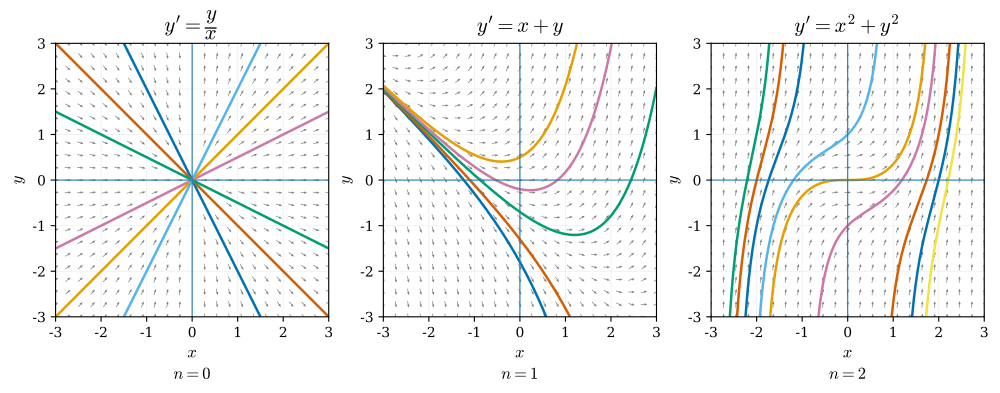

The script that saved this image:
import numpy as np
import matplotlib.pyplot as plt
from pathlib import Path


# ============================================================
# Matplotlib / LaTeX 风格
# ============================================================

plt.rcParams.update({
    "font.family": "serif",
    "mathtext.fontset": "cm",
    "axes.unicode_minus": False,
})


# ============================================================
# 绘图范围
# ============================================================

X_MIN, X_MAX = -3, 3
Y_MIN, Y_MAX = -3, 3

DENSITY = 23


# ============================================================
# 四阶 Runge-Kutta
# ============================================================

def rk4(f, x0, y0, x_end, step=0.003):
    """
    从初始点 (x0, y0) 出发，
    使用四阶 Runge-Kutta 方法求解

        y' = f(x, y)

    当解发散或离开计算范围时停止。
    """

    direction = 1 if x_end > x0 else -1
    h = direction * step

    x_list = [x0]
    y_list = [y0]

    x = x0
    y = y0

    max_steps = int(abs(x_end - x0) / step) + 1

    for _ in range(max_steps):

        # 到达终点
        if direction > 0 and x >= x_end:
            break

        if direction < 0 and x <= x_end:
            break

        # 最后一步
        if direction > 0:
            h_now = min(h, x_end - x)
        else:
            h_now = max(h, x_end - x)

        try:

            k1 = f(x, y)

            k2 = f(
                x + h_now / 2,
                y + h_now * k1 / 2
            )

            k3 = f(
                x + h_now / 2,
                y + h_now * k2 / 2
            )

            k4 = f(
                x + h_now,
                y + h_now * k3
            )

            y_new = y + h_now * (
                k1
                + 2 * k2
                + 2 * k3
                + k4
            ) / 6

        except (
            OverflowError,
            FloatingPointError
        ):
            break

        x_new = x + h_now

        # 数值发散
        if not np.isfinite(y_new):
            break

        # 提前停止，避免数值爆炸
        if abs(y_new) > 10:
            break

        x = x_new
        y = y_new

        x_list.append(x)
        y_list.append(y)

    return np.array(x_list), np.array(y_list)


# ============================================================
# 三个不同次数的齐次微分方程
#
# n = 0:
#
#       y' = y/x
#
# n = 1:
#
#       y' = x+y
#
# n = 2:
#
#       y' = x^2+y^2
# ============================================================

equations = [
    {
        "f": lambda x, y: y / x,
        "title": r"$y'=\dfrac{y}{x}$",
        "degree": r"$n=0$",
    },

    {
        "f": lambda x, y: x + y,
        "title": r"$y'=x+y$",
        "degree": r"$n=1$",
    },

    {
        "f": lambda x, y: x**2 + y**2,
        "title": r"$y'=x^2+y^2$",
        "degree": r"$n=2$",
    },
]


# ============================================================
# 创建画布
# ============================================================

fig, axes = plt.subplots(
    1,
    3,
    figsize=(12, 4),
)


# ============================================================
# 方向场网格
# ============================================================

x = np.linspace(
    X_MIN,
    X_MAX,
    DENSITY
)

y = np.linspace(
    Y_MIN,
    Y_MAX,
    DENSITY
)

X, Y = np.meshgrid(x, y)


# ============================================================
# 获取 Matplotlib 默认颜色
#
# 同一条解曲线的左右两个积分分支使用同一种颜色。
# ============================================================

colors = [
    "#0072B2",  # blue
    "#D55E00",  # vermilion
    "#009E73",  # green
    "#CC79A7",  # purple
    "#E69F00",  # orange
    "#56B4E9",  # sky blue
    "#F0E442",  # yellow
]


# ============================================================
# 开始绘制三个方程
# ============================================================

for equation_index, (ax, equation) in enumerate(
    zip(axes, equations)
):

    f = equation["f"]


    # ========================================================
    # 1. 绘制方向场
    # ========================================================

    with np.errstate(
        divide="ignore",
        invalid="ignore",
        over="ignore"
    ):

        slope = f(X, Y)

    slope[
        ~np.isfinite(slope)
    ] = np.nan


    # --------------------------------------------------------
    # 斜率 m 对应方向向量
    #
    #       (1,m)
    #
    # 归一化仅用于统一箭头长度。
    # --------------------------------------------------------

    U = np.ones_like(slope)
    V = slope

    length = np.sqrt(
        U**2 + V**2
    )

    U /= length
    V /= length


    # --------------------------------------------------------
    # quiver
    # --------------------------------------------------------

    ax.quiver(
        X,
        Y,
        U,
        V,
        angles="xy",
        pivot="mid",
        alpha=0.50,
        width=0.0025,
        headwidth=3.5,
        headlength=4.5,
    )


    # ========================================================
    # 2. 绘制解曲线
    # ========================================================

    if equation_index == 0:

        # ----------------------------------------------------
        # y' = y/x
        #
        # 精确解：
        #
        #       y = Cx
        #
        # x=0 是奇异点，因此左右两侧分别绘制。
        # ----------------------------------------------------

        constants = [
            -2,
            -1,
            -0.5,
            0.5,
            1,
            2,
        ]

        x_solution = np.linspace(
            X_MIN,
            X_MAX,
            1200
        )

        for color, C in zip(
            colors,
            constants
        ):

            y_solution = C * x_solution

            # x=0 处断开
            y_solution[
                np.abs(x_solution) < 1e-10
            ] = np.nan

            mask = (
                np.isfinite(y_solution)
                &
                (y_solution >= Y_MIN)
                &
                (y_solution <= Y_MAX)
            )

            ax.plot(
                x_solution[mask],
                y_solution[mask],
                color=color,
                linewidth=1.8
            )


    elif equation_index == 1:

        # ----------------------------------------------------
        # y' = x+y
        #
        # 精确解：
        #
        #       y = C e^x - x - 1
        # ----------------------------------------------------

        constants = [
            -0.8,
            -0.3,
            0.3,
            0.8,
            1.5,
        ]

        x_solution = np.linspace(
            X_MIN,
            X_MAX,
            2000
        )

        for color, C in zip(
            colors,
            constants
        ):

            y_solution = (
                C * np.exp(x_solution)
                - x_solution
                - 1
            )

            mask = (
                np.isfinite(y_solution)
                &
                (y_solution >= Y_MIN)
                &
                (y_solution <= Y_MAX)
            )

            ax.plot(
                x_solution[mask],
                y_solution[mask],
                color=color,
                linewidth=1.8
            )


    else:

        # ----------------------------------------------------
        # y' = x^2+y^2
        #
        # 使用数值积分。
        #
        # 每一个初始条件只对应一种颜色。
        #
        # 左右两个积分结果最后拼接成一条完整曲线，
        # 然后只调用一次 plot()。
        # ----------------------------------------------------

        initial_conditions = [
            (-2, -1),
            (-2, 0),
            (-2, 1),

            (0, -1),
            (0, 0),
            (0, 1),

            (2, -1),
            (2, 0),
            (2, 1),
        ]


        for color, (x0, y0) in zip(
            colors * 2,
            initial_conditions
        ):

            # ------------------------------------------------
            # 向左积分
            # ------------------------------------------------

            x_left, y_left = rk4(
                f,
                x0,
                y0,
                X_MIN
            )


            # ------------------------------------------------
            # 向右积分
            # ------------------------------------------------

            x_right, y_right = rk4(
                f,
                x0,
                y0,
                X_MAX
            )


            # ------------------------------------------------
            # 将左右两段拼成一条完整曲线
            #
            # 左边需要反转，因为当前顺序是：
            #
            #       x0 -> X_MIN
            #
            # 我们希望：
            #
            #       X_MIN -> x0 -> X_MAX
            # ------------------------------------------------

            x_full = np.concatenate([
                x_left[::-1],
                x_right[1:]
            ])

            y_full = np.concatenate([
                y_left[::-1],
                y_right[1:]
            ])


            # ------------------------------------------------
            # 只保留绘图区范围内的点
            #
            # 注意这里不再把不连续的两段强行连接。
            # ------------------------------------------------

            valid = (
                np.isfinite(x_full)
                &
                np.isfinite(y_full)
                &
                (y_full >= Y_MIN)
                &
                (y_full <= Y_MAX)
            )


            # ------------------------------------------------
            # 为了避免穿过发散点后产生错误连线，
            # 检查相邻点是否发生巨大跳跃。
            # ------------------------------------------------

            x_valid = x_full[valid]
            y_valid = y_full[valid]

            if len(x_valid) > 1:

                dx = np.diff(x_valid)
                dy = np.diff(y_valid)

                jump = np.sqrt(
                    dx**2 + dy**2
                )

                bad = np.where(
                    jump > 0.2
                )[0]

                if len(bad) > 0:

                    # 在第一个异常跳跃处截断
                    end = bad[0] + 1

                    x_valid = x_valid[:end]
                    y_valid = y_valid[:end]


            # ------------------------------------------------
            # 一次性绘制整条曲线
            # ------------------------------------------------

            ax.plot(
                x_valid,
                y_valid,
                color=color,
                linewidth=1.8
            )


    # ========================================================
    # 3. 坐标轴
    # ========================================================

    ax.axhline(
        0,
        linewidth=0.8
    )

    ax.axvline(
        0,
        linewidth=0.8
    )


    # ========================================================
    # 4. 坐标范围
    # ========================================================

    ax.set_xlim(
        X_MIN,
        X_MAX
    )

    ax.set_ylim(
        Y_MIN,
        Y_MAX
    )

    ax.set_aspect(
        "equal",
        adjustable="box"
    )


    # ========================================================
    # 5. 标题
    # ========================================================

    ax.set_title(
        equation["title"],
        fontsize=15,
        pad=8
    )

    ax.text(
        0.5,
        -0.18,
        equation["degree"],
        transform=ax.transAxes,
        ha="center",
        va="top",
        fontsize=12
    )


    # ========================================================
    # 6. 坐标标签
    # ========================================================

    ax.set_xlabel(
        r"$x$",
        fontsize=12
    )

    ax.set_ylabel(
        r"$y$",
        fontsize=12
    )


    # ========================================================
    # 7. 网格
    # ========================================================

    ax.grid(
        alpha=0.2,
        linewidth=0.6
    )

# ============================================================
# 保存 PDF 矢量图
# ============================================================

output_path = (
    Path(__file__).resolve().parent
    / "fig.pdf"
)

fig.savefig(
    output_path,
    format="pdf",
    bbox_inches="tight",
    transparent=True
)

print(
    f"图片已保存至：{output_path}"
)
